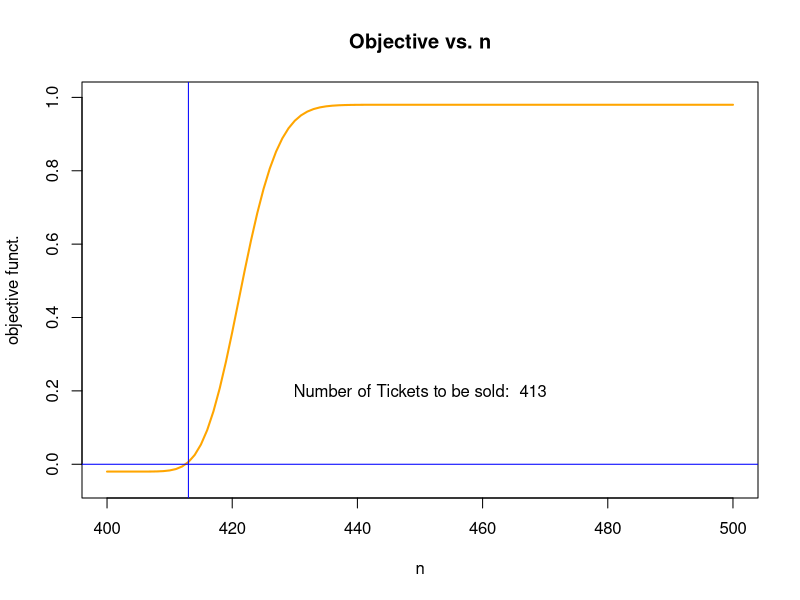
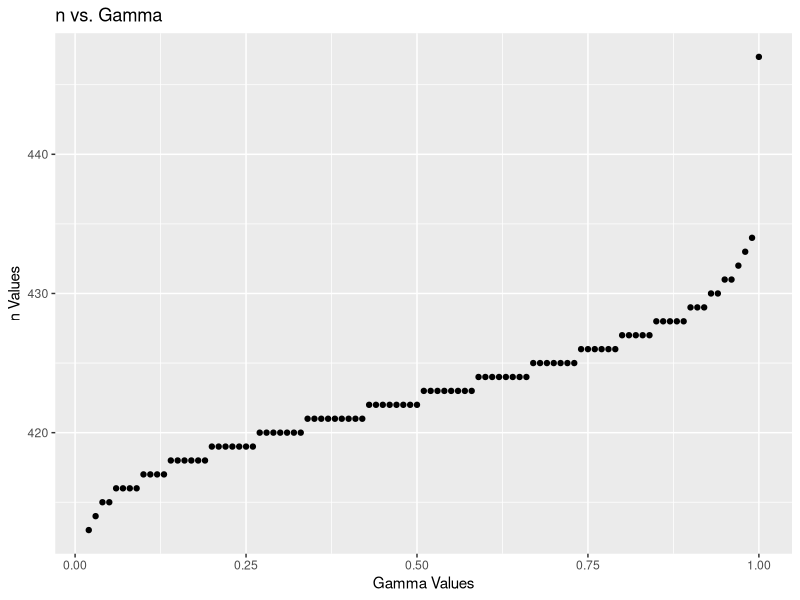
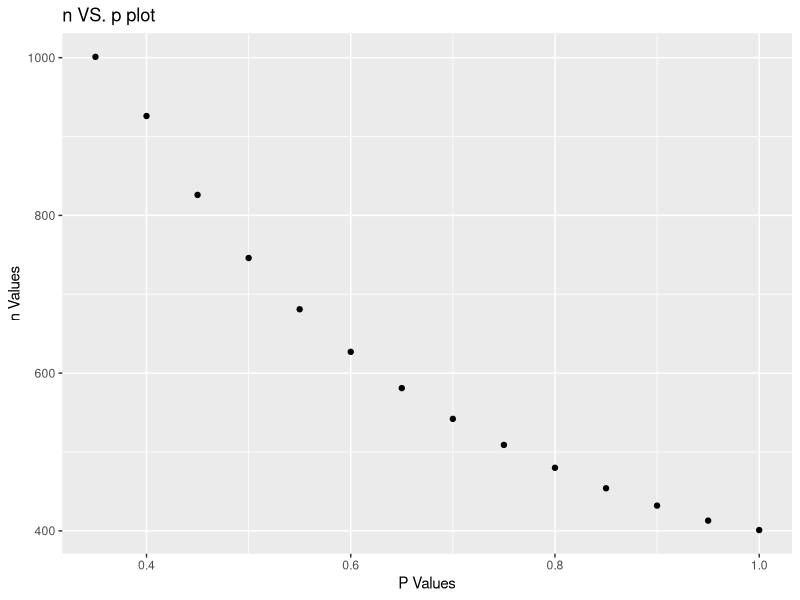

Generate these figures, in order, with R:
## ---- chunk 1
knitr::opts_chunk$set(echo = TRUE)
## ---- chunk 2
getwd()
## ---- chunk 3
# N - num of seats on the flight 
# gamma - probability of overbooking 
# p - probability of a show 

obj = function(x, N, gamma, p)
{ 
    
  objfun <- 1- gamma -pbinom(N, x, p)

}

ntickets = function (N, gamma, p){ 
  
  #plotting graph/getting data
  x<- 400:500
  objective = function (x) { obj(x, N, gamma, p)} #calling objective function
  (curve(objective,xlim=c(400,500),ylim=c(-0.05,1.),col="Orange",lwd=2, main="Objective vs. n", xlab= "n", ylab ="objective funct."))

  #getting minimum of the objecdtive function  
  obj= abs(round(obj(x, N, gamma, p), 5))

  index = which.min(obj)

  #setting horizontal and vertical lines at x=0 and y = 400+index
  abline(h=0, col="blue")
  abline(v=400 + index, col="blue") # UPDATE WHEN YOU FIND N
  
  liln = 400 + index
  
  #creating my list of variables 
  list<- list(n = liln, N = N, p, gamma = gamma)
  list
  
  text(x= 450, y = 0.2, paste("Number of Tickets to be sold: ", liln))


}
ntickets(400, 0.02, 0.95)

## ---- chunk 4
# plotting n vs. gamma 
#same function as before but with out the graphing element to collect data 
ntickets2 = function (N, gamma, p){ 
  
  x<- 400:500
  objective = function (x) { obj(x, N, gamma, p)} #calling objective function
  
  #getting minimum of the objecdtive function  
  obj= abs(round(obj(x, N, gamma, p), 5))
 #print(paste(obj))
  index = which.min(obj)
  #print(obj[index])
  #print(index)
  
  liln = 400 + index
  
  return (liln)

}

# lil n for gamma values
array = c()

for(gamma in seq(from = 0.02, to = 1, by = 0.01))
{ 
  n= ntickets2(400, gamma, 0.95)
  #print(n)
  array <- append(array,n)
}

gammaVals = c(seq(from = 0.02, to = 1, by = 0.01))

data.df <- data.frame(gammaVals, array)
data.df

library(ggplot2)

#scatter plot
b <- ggplot(data.df,aes(x = gammaVals, y = array)) + geom_point() + ggtitle("n vs. Gamma") + labs(x = "Gamma Values", y = "n Values")
b

## ---- chunk 5

ntickets2 = function (N, gamma, p){ 
  
  x<- 400:1000
  objective = function (x) { obj(x, N, gamma, p)} #calling objective function
  
  #getting minimum of the objecdtive function  
  obj= abs(round(obj(x, N, gamma, p), 5))
  
  index = which.min(obj)

  liln = 400 + index
  
  return (liln)

}

# lil n for gamma values
array = c()

for(p in seq(from = 0.35, to = 1, by = 0.05))
{ 
  n= ntickets2(400, 0.02, p)
  array <- append(array,n)
}

pVals = c(seq(from = 0.35, to = 1, by = 0.05))

data.df <- data.frame(pVals, array)
data.df

#scatter plot
b <- ggplot(data.df,aes(x = pVals, y = array)) + geom_point() + labs(x = "P Values", y = "n Values", title = "n VS. p plot")
b

